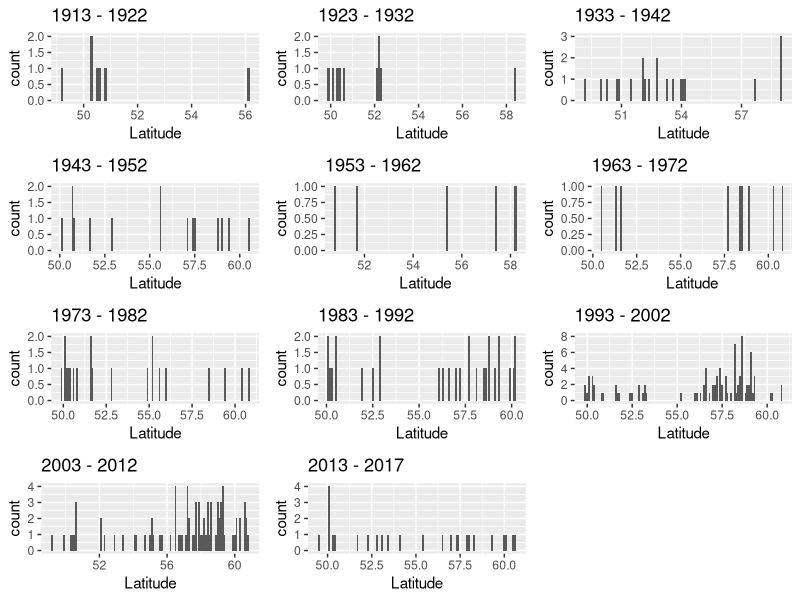
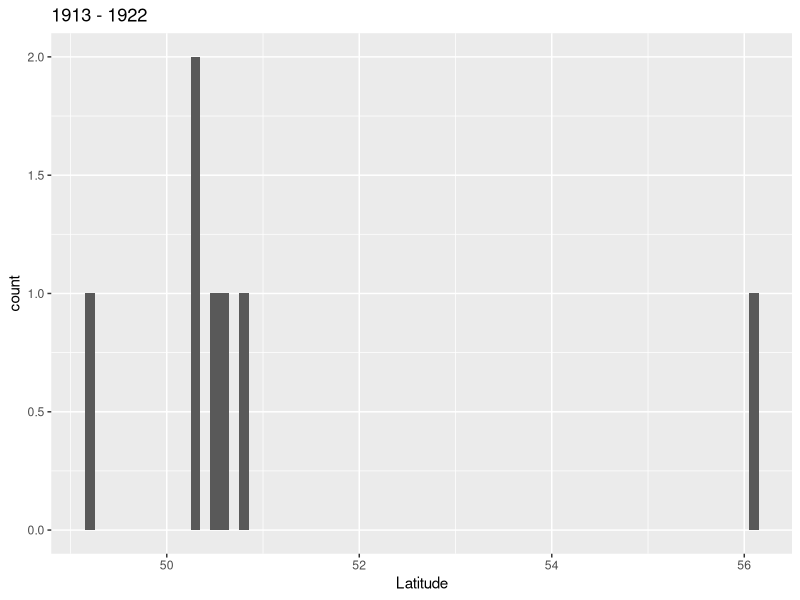
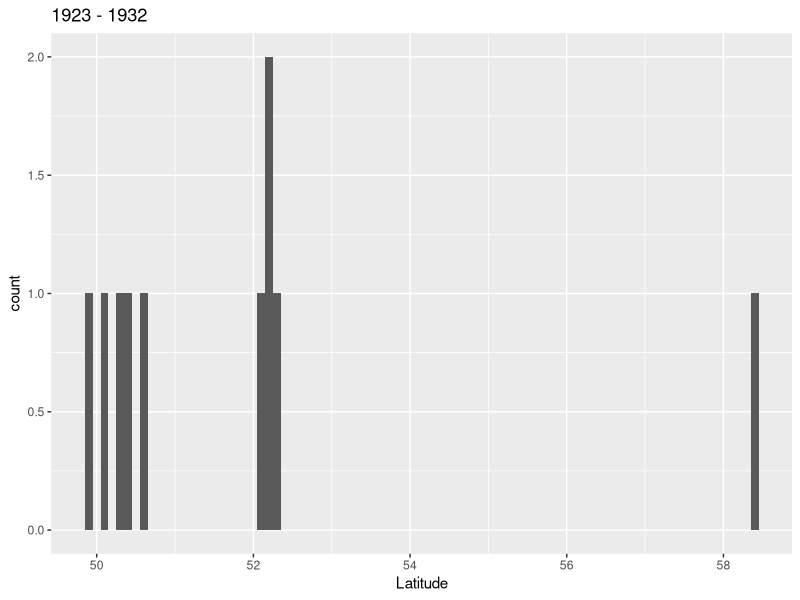
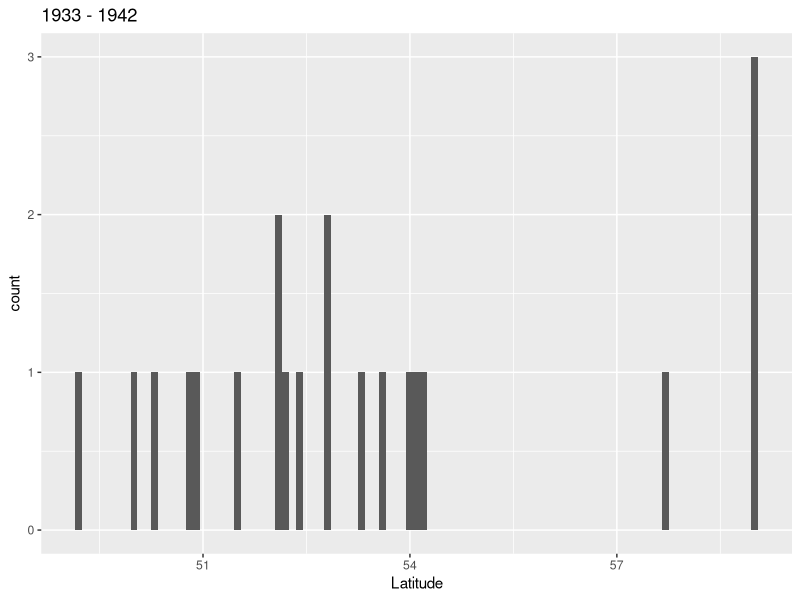
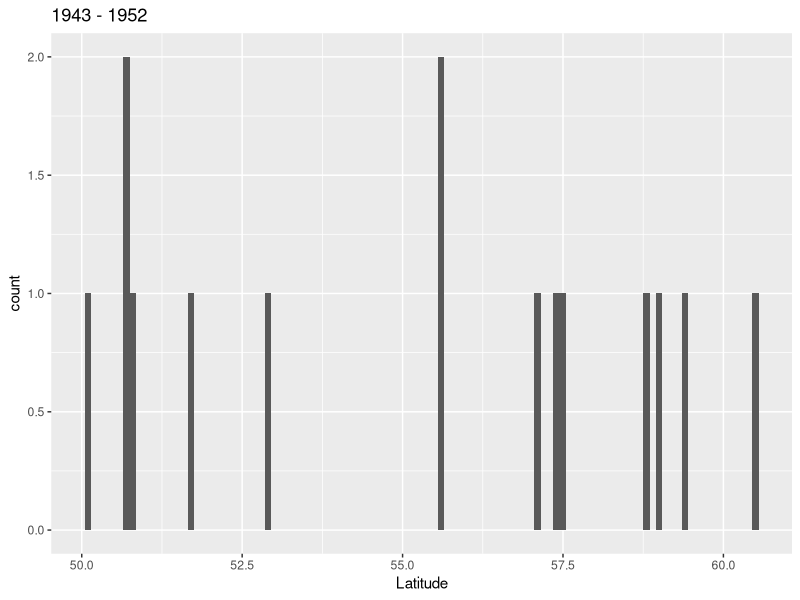
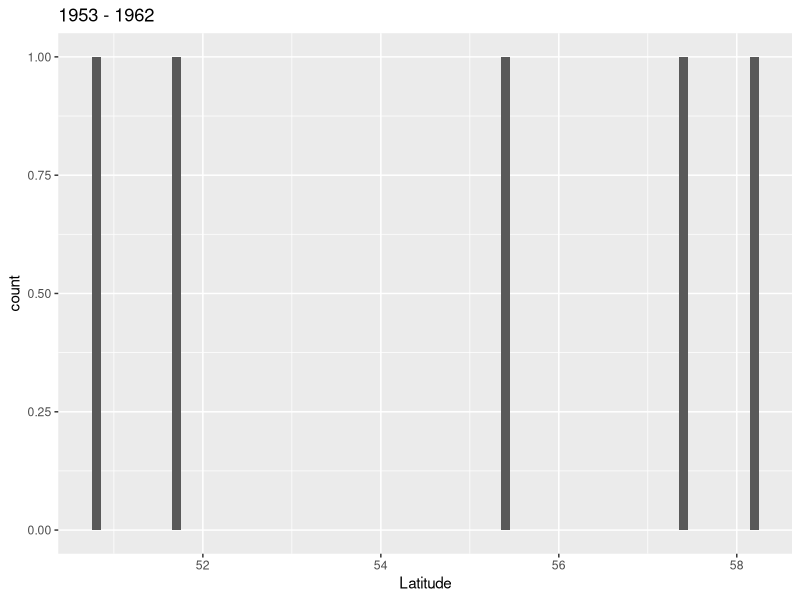
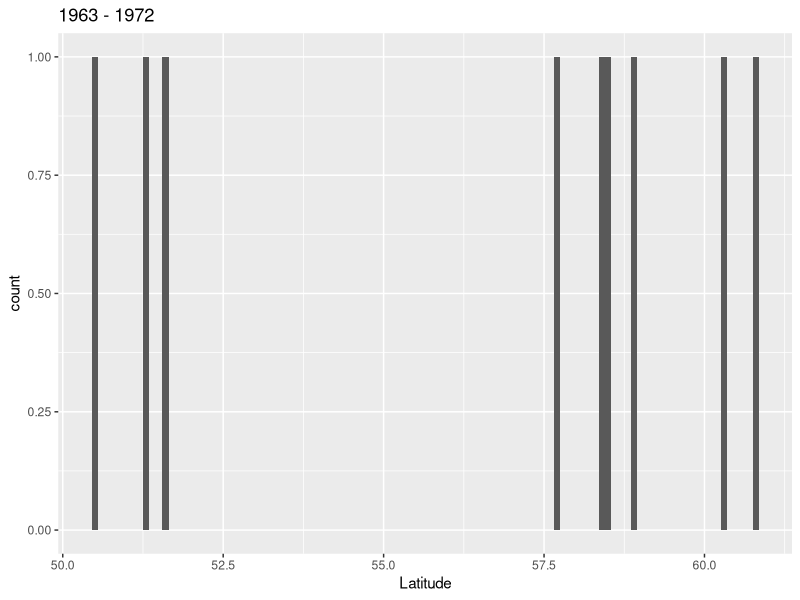
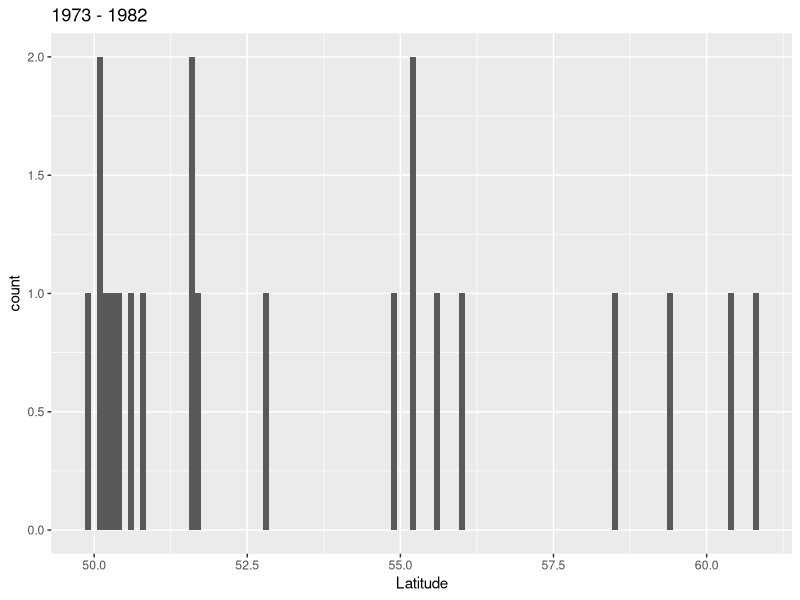

The R source for these figures, in order:
#Want to make decadal plots using Natalie's code 
#With strandings per lat and long - to look at range change 

library(dplyr)
library(gridExtra)
library(tidyverse)
library(ggplot2)
library(gridExtra)
library(magrittr)

cleaneddata <- read.csv("cleandatesnames.csv")

species_lat <- dplyr::count(cleaneddata, Latitude, Name.Current.Sci, Year) 

#removing the 0.0000 lats and 
species_lat <- species_lat %>%
  filter(Latitude > 49.00000) %>%
  filter(Latitude < 62.00000)


#This bit is for playing around with specific species 
G_griseus_lat <- species_lat %>% 
  filter(Name.Current.Sci == "Grampus griseus")

# Create a list for the start years of each decade
decades <- c(seq(from = 1913, to = 2003, by = 10), 2013)
# Make an empty list that you're going to put all your
# ggplot plots into
plot.list <- list()
# Loop through each of the starting years in "decades"
for(i in seq_along(decades)){
  # Define the start and end year of the decade
  start.year <- decades[i]
  end.year <- decades[i] + 9
  # Add a short if statement so that you don't go into the future!
  if(end.year > 2017){
    end.year <- 2017
  }
  
 # Use filter to select just the records for that decade
  one.decade <- filter(G_griseus_lat, Year >= start.year & Year <= end.year)
  
  
  # Add the points to a plot 
  # Create a different plot for each decade with a different name
  # placed into map.list
  plot.list[[i]] <- 
    ggplot(one.decade, aes(x = Latitude)) +
    geom_histogram(binwidth = 0.1) + 
    labs(title = paste(start.year, "-", end.year))
    
} # end loop
# Plot all the plots in map.list
do.call(grid.arrange, plot.list)

plot.list




